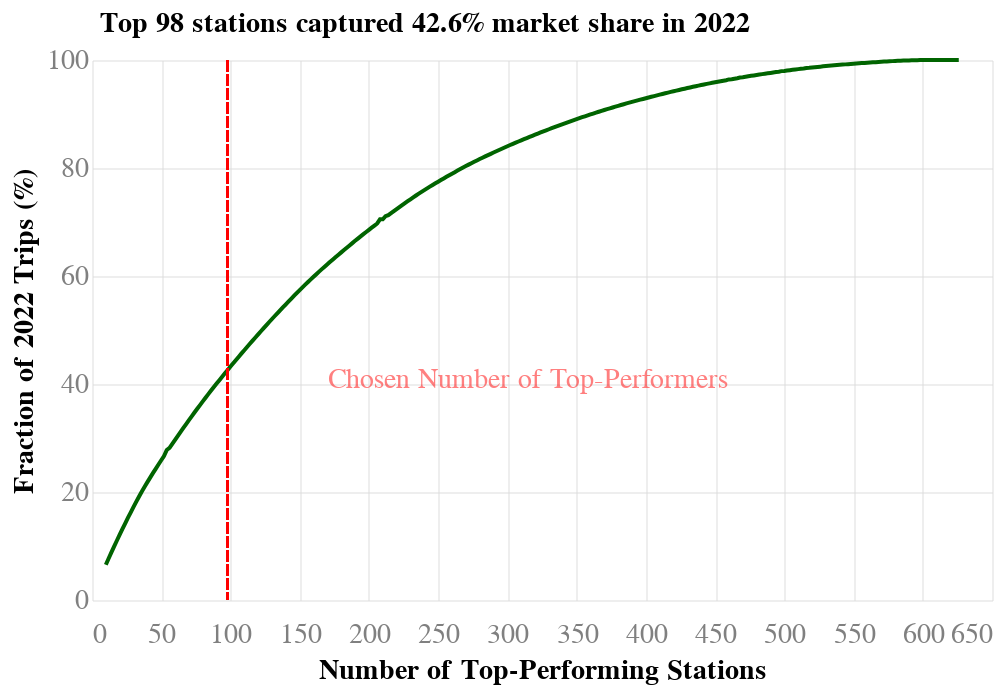

This figure's notebook cell:
### Markdown cell above
Show the above output as a plot

### Code cell
%%time
chart = vzu.plot_line_chart(
    df_stations_frac_market_penetration,
    xvar = 'num_stations:Q',
    yvar = "frac_trips_last_year:Q",
    xvar_line = 'num_stations_selected:Q',
    xtitle = 'Number of Top-Performing Stations',
    ytitle = 'Fraction of 2022 Trips (%)',
    line_color = 'darkgreen',
    vertical_line_color = 'red',
    annotation_text = 'Chosen Number of Top-Performers',
    annotation_text_color = 'red',
    annotation_text_opacity = 0.5,
    annotation_text_loc = dict(dx=250, dy=25),
    axis_label_fontsize = 14,
    title_loc = 45,
    fig_size = dict(width=450, height=270),
)
chart.save(
    os.path.join(figures_dir, '00_market_penetration_by_num_top_stations.png')
)
chart

### Figure 1 — Vega-Lite specification as saved in the notebook (floating-point values rounded to 4 significant figures; data arrays with more than 128 entries replaced by an {"elided": "..."} marker saying what was removed)
{"config": {"view": {"continuousWidth": 300, "continuousHeight": 300, "strokeWidth": 0}, "axis": {"domain": false, "grid": true, "gridOpacity": 0.5, "labelColor": "grey", "labelFontSize": 14, "labelFontWeight": "normal", "ticks": false, "titleColor": "black", "titleFontSize": 14, "titleFontWeight": "bold"}, "axisX": {"labelOpacity": 1, "labelPadding": 10}}, "layer": [{"data": {"name": "data-b26d9496cf45868f46cca53e9ad24ffd"}, "mark": {"type": "line", "color": "darkgreen"}, "encoding": {"x": {"field": "num_stations", "title": "Number of Top-Performing Stations", "type": "quantitative"}, "y": {"field": "frac_trips_last_year", "title": "Fraction of 2022 Trips (%)", "type": "quantitative"}}, "title": {"text": "Top 98 stations captured 42.6% market share in 2022", "anchor": "start", "dx": 45, "fontSize": 14}}, {"data": {"name": "data-b26d9496cf45868f46cca53e9ad24ffd"}, "mark": {"type": "rule", "color": "red", "strokeDash": [6, 1]}, "encoding": {"x": {"field": "num_stations_selected", "type": "quantitative"}}, "title": {"text": "Top 98 stations captured 42.6% market share in 2022", "anchor": "start", "dx": 45, "fontSize": 14}}, {"data": {"name": "data-551f04994b9386c6b4f668de455d2ef2"}, "mark": {"type": "text", "align": "right", "color": "red", "dx": 250, "dy": 25, "fontSize": 14, "opacity": 0.5, "text": "Chosen Number of Top-Performers"}, "encoding": {"x": {"axis": {"labelAngle": 0}, "field": "num_stations_selected", "type": "quantitative"}}}], "height": 270, "width": 450, "$schema": "https://vega.github.io/schema/vega-lite/v5.16.3.json", "datasets": {"data-b26d9496cf45868f46cca53e9ad24ffd": {"elided": "309 records"}, "data-551f04994b9386c6b4f668de455d2ef2": [{"num_stations_selected": 98}]}}
